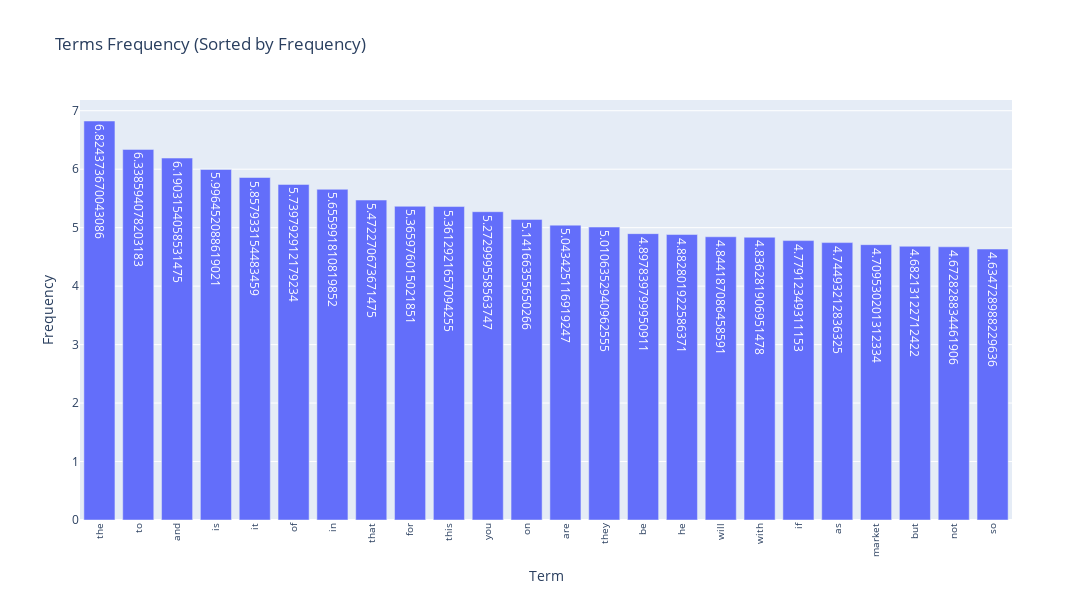

Notebook cell for this chart:
### Code cell
#exercise 15
import math
term_frequencies_log = [math.log(i) for i in term_frequencies]
term_freqs = np.array(X_counts.sum(axis=0)).ravel()
min_freq = 100
mask_terms = term_freqs >= min_freq
terms = np.array(count_vect.get_feature_names_out())
terms = terms[mask_terms]
term_freq = [f for f, keep in zip(term_frequencies_log, mask_terms) if keep]
df = pd.DataFrame({
    "Term": terms,         
    "Frequency": term_freq
})
df = df.sort_values(by="Frequency", ascending=False).reset_index(drop=True)

fig = px.bar(df, x="Term", y="Frequency",
             title="Terms Frequency (Sorted by Frequency)",
             text="Frequency")


fig.update_layout(
    xaxis_tickangle=-90,
    xaxis_tickfont_size=10,
    yaxis_tickfont_size=12,
    width=1200, height=600
)

fig.show()

### Figure 1 — Plotly figure (JSON) as saved in the notebook; plotly's stock layout.template omitted (floating-point values rounded to 4 significant figures)
{"data": [{"hovertemplate": "Term=%{x}<br>Frequency=%{text}<extra></extra>", "legendgroup": "", "marker": {"color": "#636efa", "pattern": {"shape": ""}}, "name": "", "orientation": "v", "showlegend": false, "text": [6.824, 6.339, 6.19, 5.996, 5.858, 5.74, 5.656, 5.472, 5.366, 5.361, 5.273, 5.142, 5.043, 5.011, 4.898, 4.883, 4.844, 4.836, 4.779, 4.745, 4.71, 4.682, 4.673, 4.635], "textposition": "auto", "type": "bar", "x": ["the", "to", "and", "is", "it", "of", "in", "that", "for", "this", "you", "on", "are", "they", "be", "he", "will", "with", "if", "as", "market", "but", "not", "so"], "xaxis": "x", "y": [6.824, 6.339, 6.19, 5.996, 5.858, 5.74, 5.656, 5.472, 5.366, 5.361, 5.273, 5.142, 5.043, 5.011, 4.898, 4.883, 4.844, 4.836, 4.779, 4.745, 4.71, 4.682, 4.673, 4.635], "yaxis": "y"}], "layout": {"barmode": "relative", "height": 600, "legend": {"tracegroupgap": 0}, "title": {"text": "Terms Frequency (Sorted by Frequency)"}, "width": 1200, "xaxis": {"anchor": "y", "domain": [0, 1], "tickangle": -90, "tickfont": {"size": 10}, "title": {"text": "Term"}}, "yaxis": {"anchor": "x", "domain": [0, 1], "tickfont": {"size": 12}, "title": {"text": "Frequency"}}}}
